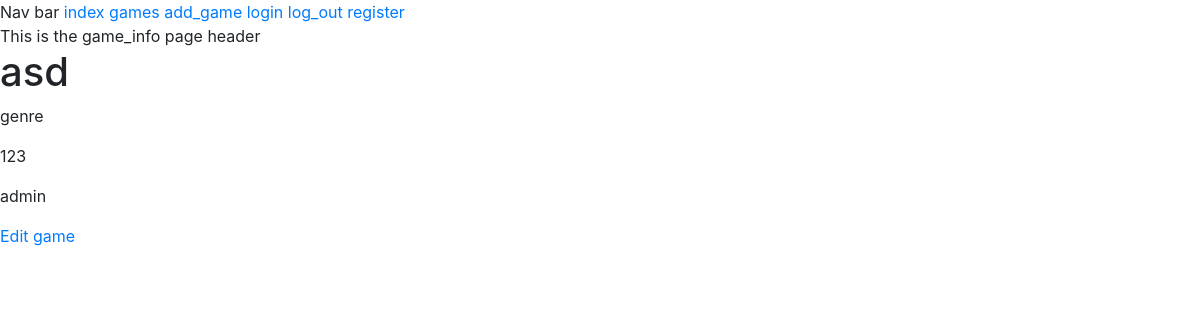
Screenshot of /games/2/ with the database file from the repository.
### board_games/models.py (models this page shows, shortened)
class BoardGame(models.Model):
    game = models.CharField(max_length=100)
    genre = models.CharField(max_length=200)
    year_published = models.IntegerField()
    owner = models.ForeignKey(User, on_delete=models.CASCADE)

### board_games/views.py (the view)
# urls.py: path("games/<int:game_id>/", views.game_info, name="game_info"),
def game_info(request, game_id):
    game = BoardGame.objects.get(id=game_id)
    context = {"game": game}
    return render(request, "board_games/game_info.html", context)

### board_games/templates/board_games/game_info.html
{% extends 'board_games/base.html' %}
{% block page_header %}
This is the game_info page header
{% endblock page_header %}
{% block content %}
<h1>{{game.game}}</h1>
<p>{{game.genre}}</p>
<p>{{game.year_published}}</p>
<p>{{game.owner}}</p>
<a href="{% url 'board_games:edit_game' game.id %}">Edit game</a>
{% endblock content %}

### rows the page displays
BoardGame: game "asd", genre "genre", year_published "123", owner "admin"
